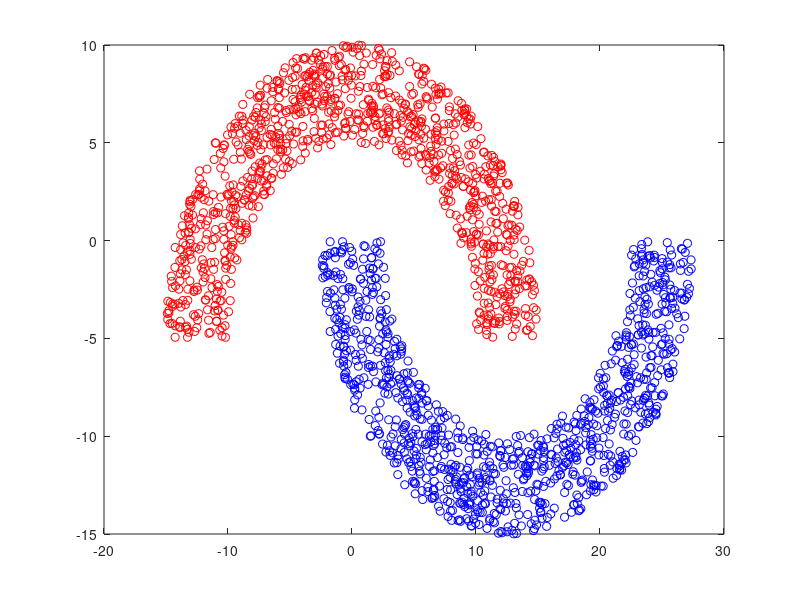

This chart was generated by the following MATLAB code: (Note: this script raises an error after producing the figure.)
tic;
clear;

n1 = 1000;
sep=-5;
r1 = 10; r2 =15;
r = sqrt(r1^2+(r2^2-r1^2)*rand(1,n1));
t = 2*pi*rand(1,n1);
x = r.*cos(t);
y = abs(r.*sin(t))+sep;
figure(1)
plot(x,y,'r o')
hold on

x1 = r.*cos(t)+12.5;
y1 = -abs(r.*sin(t));
plot(x1,y1,'b o')

traindata3=cat(1,x.',x1.');
traindata2=cat(1,y.',y1.');
traindata1=cat(2,traindata3,traindata2);
A=repmat(1,1000,1);
B=repmat(-1,1000,1);
trainlabel1=cat(1,A,B);
sigma=[];
sigma(:,1)=repmat(1,2000,1);
sigma(:,2)=traindata1(:,1);
sigma(:,3)=traindata1(:,1);
sigma(:,4)=traindata1(:,1).^2;
sigma(:,5)=traindata1(:,1).*traindata1(:,2);
sigma(:,6)=traindata1(:,2).^2; 
sigma(:,7)=traindata1(:,1).^3;
sigma(:,8)=traindata1(:,1).^2.*traindata1(:,2);
sigma(:,9)=traindata1(:,1).*traindata1(:,2).^2;
sigma(:,10)=traindata1(:,2).^3; 
%fourth order
% sigma(:,11)=traindata1(:,1).^4; 
% sigma(:,12)=traindata1(:,1).^3.*traindata1(:,2);
% sigma(:,13)=traindata1(:,1).^2.*traindata1(:,2).^2;
% sigma(:,14)=traindata1(:,1).*traindata1(:,2).^3;
% sigma(:,15)=traindata1(:,2).^4; 
% Pocket train
syms x

flag=0;
flag1=1;
flag2=0;
w=[0 0 0 0 0 0 0 0 0 0];
w1=[];
q=zeros;
p=zeros;
h=zeros;
r=zeros;
flag9=0;
w2=[];
errorset=[];
errorlabel=zeros;
n=100000;
for j=1:n
    h(j)=j;
    flag1=0;
    flag=0;
    for j1=1:2000 %hang
        if sign(sum(sigma(j1,:).*w))==trainlabel1(j1)
            flag=flag+1;
        else           
            flag1=flag1+1;
            flag9=flag9+1;%number of iteration
            errorset(flag1,:)=sigma(j1,:);
            errorlabel(flag1)=trainlabel1(j1);
        end
    end
    q(j)=flag;
    p(j)=flag1;
    if j==1
        w1=w;
    else
        if q(j)>q(j-1)
            w1=w;
        end
    end
    if flag~=2000
        r=unidrnd(flag1);
        w=w+errorset(r,:)*errorlabel(r);
        w2(j,:)=w; 
        continue;
    end
end
syms x1 x2
Xn=[1 x1 x2 x1^2 x1*x2 x2^2 x1^3 x1^2*x2 x1*x2^2 x2^3 ];
f=sum(w1.*Xn); 
fimplicit(f,'m')
hold on


Ein1=p./2000;
for i=1:n
    if i~=n
        if Ein1(i+1)<Ein1(i)
            Ein1(i+1)=Ein1(i+1);
        else
            Ein1(i+1)=Ein1(i);
        end
    else
        if Ein1(i)<Ein1(i-1)
            Ein1(i)=Ein1(i);
            break;
        else
            Ein1(i)=Ein1(i-1);
            break;
        end
    end
end
axis equal
figure(2)
for hh=1:100000
    Ein2(hh)=Ein1(hh);
end
hhh=linspace(1,100000,100000);
plot(hhh,Ein2)
xlabel('iteration')
ylabel('Ein')



    
    







toc;